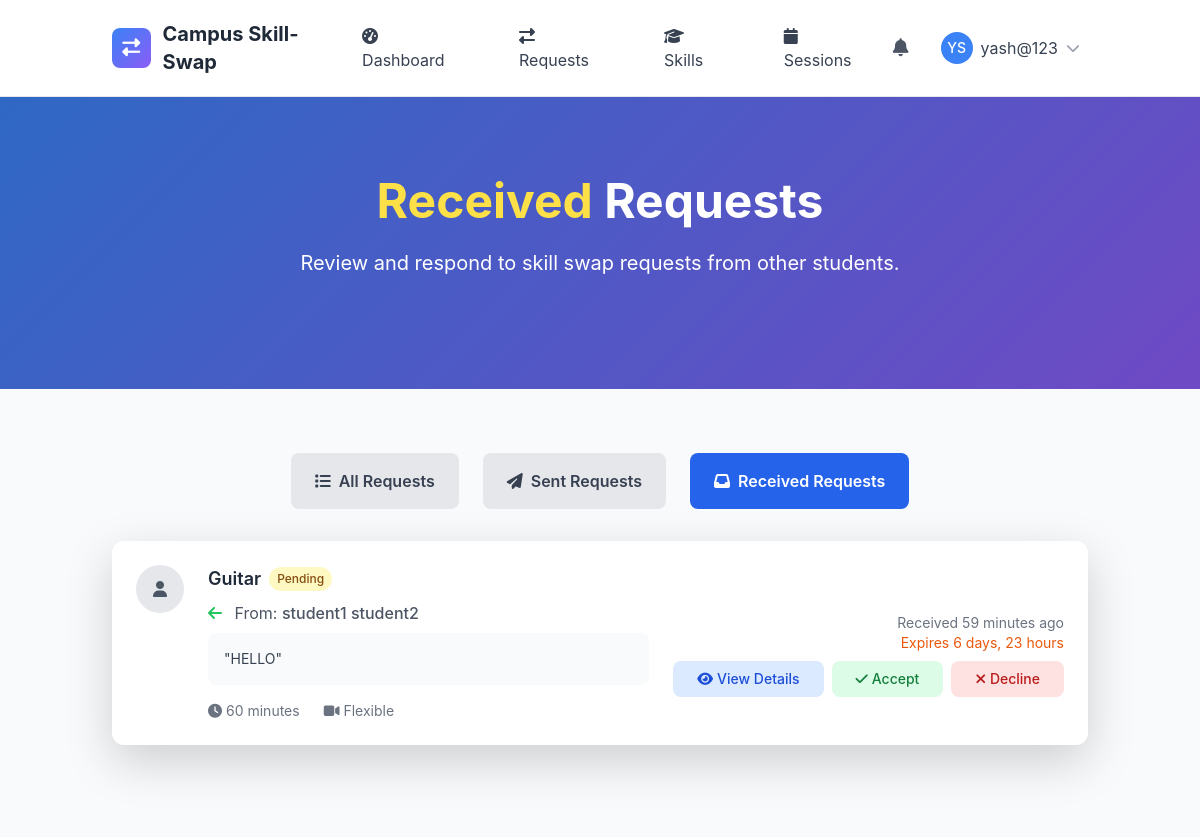
The app's page /sessions/requests/received/ (signed in) with its own data.
### skill_sessions/models.py (models this page shows, shortened)
class SkillSwapRequest(models.Model):
    STATUS_CHOICES = [
        ('pending', 'Pending'),
        ('accepted', 'Accepted'),
        ('declined', 'Declined'),
        ('cancelled', 'Cancelled'),
        ('expired', 'Expired'),
    ]
    requester = models.ForeignKey(User, on_delete=models.CASCADE, related_name='sent_requests')
    recipient = models.ForeignKey(User, on_delete=models.CASCADE, related_name='received_requests')
    offered_skill = models.ForeignKey(OfferedSkill, on_delete=models.CASCADE, related_name='swap_requests')
    desired_skill = models.ForeignKey(DesiredSkill, on_delete=models.CASCADE, related_name='swap_requests', null=True, blank=True)
    status = models.CharField(max_length=20, choices=STATUS_CHOICES, default='pending')
    message = models.TextField(blank=True, help_text="Personal message from the requester")
    proposed_duration = models.PositiveIntegerField(default=60, help_text="Proposed session duration in minutes")
    proposed_format = models.CharField(max_length=20, choices=[
        ('online', 'Online'),
        ('in_person', 'In-Person'),
        ('flexible', 'Flexible'),
    ], default='flexible')
    proposed_location = models.CharField(max_length=200, blank=True, help_text="For in-person sessions")
    created_at = models.DateTimeField(auto_now_add=True)
    updated_at = models.DateTimeField(auto_now=True)
    expires_at = models.DateTimeField()
    responded_at = models.DateTimeField(null=True, blank=True)
    response_message = models.TextField(blank=True)
    class Meta:
        ordering = ['-created_at']
        db_table = 'swaprequest'

### skills/models.py (models this page shows, shortened)
class OfferedSkill(models.Model):
    PROFICIENCY_LEVELS = [
        ('beginner', 'Beginner'),
        ('intermediate', 'Intermediate'),
        ('advanced', 'Advanced'),
        ('expert', 'Expert'),
    ]
    user = models.ForeignKey(User, on_delete=models.CASCADE, related_name='offered_skills')
    skill = models.ForeignKey(Skill, on_delete=models.CASCADE, related_name='offered_by_users')
    proficiency_level = models.CharField(max_length=20, choices=PROFICIENCY_LEVELS)
    description = models.TextField(blank=True, help_text="Describe your experience with this skill")
    years_of_experience = models.PositiveIntegerField(default=0)
    is_active = models.BooleanField(default=True)
    teaching_preference = models.CharField(max_length=20, choices=[
        ('online', 'Online Only'),
        ('in_person', 'In-Person Only'),
        ('both', 'Both Online and In-Person'),
    ], default='both')
    max_students_per_session = models.PositiveIntegerField(default=1)
    created_at = models.DateTimeField(auto_now_add=True)
    updated_at = models.DateTimeField(auto_now=True)
    total_sessions = models.PositiveIntegerField(default=0)
    average_rating = models.FloatField(default=0.0)
    class Meta:
        ordering = ['-created_at']
        unique_together = ['user', 'skill']
        db_table = 'offeredskill'

class Skill(models.Model):
    name = models.CharField(max_length=100)
    category = models.ForeignKey(SkillCategory, on_delete=models.CASCADE, related_name='skills')
    description = models.TextField(blank=True)
    is_popular = models.BooleanField(default=False)
    created_at = models.DateTimeField(auto_now_add=True)
    updated_at = models.DateTimeField(auto_now=True)
    class Meta:
        ordering = ['category__name', 'name']
        unique_together = ['name', 'category']

### skill_sessions/views.py (the view)
# urls.py: path('requests/received/', views.ReceivedRequestListView.as_view(), name='received_requests'),
class ReceivedRequestListView(LoginRequiredMixin, ListView):
    model = SkillSwapRequest
    template_name = 'skill_sessions/received_requests.html'
    context_object_name = 'requests'
    def get_queryset(self):
        return SkillSwapRequest.objects.filter(
            recipient=self.request.user
        ).select_related('requester', 'offered_skill')

### templates/skill_sessions/received_requests.html (shortened to what this page needs)
{% extends 'base.html' %}
{% load static %}
{% block content %}
<section class="gradient-bg relative overflow-hidden">
    <div class="absolute inset-0 bg-black opacity-20"></div>
    <div class="relative container mx-auto px-4 py-20">
        <div class="text-center text-white">
            <h1 class="text-4xl lg:text-5xl font-bold mb-6 leading-tight">
                <span class="text-yellow-300">Received</span> Requests
            </h1>
            <p class="text-lg lg:text-xl mb-8 max-w-3xl mx-auto">
                Review and respond to skill swap requests from other students.
            </p>
        </div>
    </div>
</section>
<section class="py-16 bg-gray-50">
    <div class="container mx-auto px-4">
        <div class="mb-8">
            <div class="flex flex-wrap gap-4 justify-center">
                <a href="{% url 'skill_sessions:request_list' %}"
                   class="px-6 py-3 bg-gray-200 text-gray-700 rounded-lg font-semibold hover:bg-gray-300 transition-colors">
                    <i class="fas fa-list mr-2"></i>All Requests
                </a>
                <a href="{% url 'skill_sessions:sent_requests' %}"
                   class="px-6 py-3 bg-gray-200 text-gray-700 rounded-lg font-semibold hover:bg-gray-300 transition-colors">
                    <i class="fas fa-paper-plane mr-2"></i>Sent Requests
                </a>
                <a href="{% url 'skill_sessions:received_requests' %}"
                   class="px-6 py-3 bg-blue-600 text-white rounded-lg font-semibold hover:bg-blue-700 transition-colors">
                    <i class="fas fa-inbox mr-2"></i>Received Requests
                </a>
            </div>
        </div>
        {% if requests %}
            <div class="space-y-6">
                {% for request in requests %}
                    <div class="bg-white rounded-xl shadow-lg p-6 hover:shadow-xl transition-shadow">
                        <div class="flex flex-col lg:flex-row lg:items-center lg:justify-between">
                            <div class="flex-1">
                                <div class="flex items-start gap-4">
                                    <div class="w-12 h-12 bg-gray-200 rounded-full flex items-center justify-center">
                                        {% if request.requester.profile.profile_picture %}
                                            <img src="{{ request.requester.profile.profile_picture.url }}"
                                                 alt="{{ request.requester.username }}"
                                                 class="w-12 h-12 rounded-full object-cover">
                                        {% else %}
                                            <i class="fas fa-user text-gray-600"></i>
                                        {% endif %}
                                    </div>
                                    <div class="flex-1">
                                        <div class="flex items-center gap-2 mb-2">
                                            <h3 class="text-lg font-semibold text-gray-800">
                                                {{ request.offered_skill.skill.name }}
                                            </h3>
                                            <span class="px-2 py-1 text-xs font-medium rounded-full
                                                {% if request.status == 'pending' %}bg-yellow-100 text-yellow-800
                                                {% elif request.status == 'accepted' %}bg-green-100 text-green-800
                                                {% elif request.status == 'declined' %}bg-red-100 text-red-800
                                                {% else %}bg-gray-100 text-gray-800{% endif %}">
                                                {{ request.get_status_display }}
                                            </span>
                                        </div>
                                        <p class="text-gray-600 mb-2">
                                            <i class="fas fa-arrow-left text-green-500 mr-2"></i>
                                            From: <span class="font-medium">{{ request.requester.get_full_name|default:request.requester.username }}</span>
                                        </p>
                                        {% if request.message %}
                                            <p class="text-gray-700 text-sm bg-gray-50 p-3 rounded-lg mb-3">
                                                "{{ request.message }}"
                                            </p>
                                        {% endif %}
                                        <div class="flex flex-wrap gap-4 text-sm text-gray-500">
                                            <span><i class="fas fa-clock mr-1"></i>{{ request.proposed_duration }} minutes</span>
                                            <span><i class="fas fa-{{ request.proposed_format|yesno:'video,map-marker' }} mr-1"></i>{{ request.get_proposed_format_display }}</span>
                                        </div>
                                    </div>
                                </div>
                            </div>
                            <div class="mt-4 lg:mt-0 lg:ml-6 flex flex-col items-end gap-2">
                                <div class="text-sm text-gray-500 text-right">
                                    <div>Received {{ request.created_at|timesince }} ago</div>
                                    {% if request.responded_at %}
                                        <div class="text-blue-600">
                                            Responded {{ request.responded_at|timesince }} ago
                                        </div>
                                    {% elif request.expires_at %}
                                        <div class="text-orange-600">
                                            Expires {{ request.expires_at|timeuntil }}
                                        </div>
                                    {% endif %}
                                </div>
                                <div class="flex gap-2">
                                    <a href="{% url 'skill_sessions:request_detail' request.pk %}"
                                       class="px-4 py-2 bg-blue-100 text-blue-700 rounded-lg text-sm font-medium hover:bg-blue-200 transition-colors">
                                        <i class="fas fa-eye mr-1"></i>View Details
                                    </a>
                                    {% if request.status == 'pending' %}
                                        <a href="{% url 'skill_sessions:request_respond' request.pk %}?action=accept"
                                           class="px-4 py-2 bg-green-100 text-green-700 rounded-lg text-sm font-medium hover:bg-green-200 transition-colors"
                                           onclick="return confirm('Are you sure you want to accept this request?')">
                                            <i class="fas fa-check mr-1"></i>Accept
                                        </a>
                                        <a href="{% url 'skill_sessions:request_respond' request.pk %}?action=decline"
                                           class="px-4 py-2 bg-red-100 text-red-700 rounded-lg text-sm font-medium hover:bg-red-200 transition-colors"
                                           onclick="return confirm('Are you sure you want to decline this request?')">
                                            <i class="fas fa-times mr-1"></i>Decline
                                        </a>
                                    {% endif %}
                                </div>
                            </div>
                        </div>
                    </div>
                {% endfor %}
            </div>
        {% endif %}
    </div>
</section>
{% endblock %}

### templates/base.html (shortened to what this page needs)
{% load static %}
<!DOCTYPE html>
<html lang="en" class="h-full">
<head>
    <script src="https://cdn.tailwindcss.com"></script>
    <link href="https://cdn.jsdelivr.net/npm/bootstrap@5.3.2/dist/css/bootstrap.min.css" rel="stylesheet">
    <link rel="stylesheet" href="https://cdnjs.cloudflare.com/ajax/libs/font-awesome/6.5.1/css/all.min.css">
</head>
<body class="bg-gray-50 h-full">
    <nav class="bg-white shadow-lg border-b">
        <div class="container mx-auto px-4">
            <div class="flex justify-between items-center py-3">
                <div class="flex items-center space-x-3">
                    <div class="w-10 h-10 gradient-bg rounded-lg flex items-center justify-center">
                        <i class="fas fa-exchange-alt text-white text-lg"></i>
                    </div>
                    <a href="{% url 'core:home' %}" class="text-xl font-bold text-gray-800 hover:text-blue-600 transition-colors">
                        Campus Skill-Swap
                    </a>
                </div>
                <div class="hidden md:flex items-center space-x-6">
                    {% if user.is_authenticated %}
                        <a href="{% url 'core:dashboard' %}" class="nav-link px-3 py-2 text-gray-700 hover:text-blue-600 transition-colors">
                            <i class="fas fa-tachometer-alt mr-2"></i>Dashboard
                        </a>
                        <a href="{% url 'core:requests' %}" class="nav-link px-3 py-2 text-gray-700 hover:text-blue-600 transition-colors">
                            <i class="fas fa-exchange-alt mr-2"></i>Requests
                        </a>
                        <a href="{% url 'skills:skill_list' %}" class="nav-link px-3 py-2 text-gray-700 hover:text-blue-600 transition-colors">
                            <i class="fas fa-graduation-cap mr-2"></i>Skills
                        </a>
                        <a href="{% url 'skill_sessions:session_management' %}" class="nav-link px-3 py-2 text-gray-700 hover:text-blue-600 transition-colors">
                            <i class="fas fa-calendar mr-2"></i>Sessions
                        </a>
                    {% endif %}
                </div>
                <div class="flex items-center space-x-4">
                    {% if user.is_authenticated %}
                        <div class="relative">
                            <button id="notificationBtn" class="relative p-2 text-gray-600 hover:text-blue-600 transition-colors">
                                <i class="fas fa-bell text-lg"></i>
                            </button>
                        </div>
                        <div class="relative">
                            <button id="userMenuBtn" class="flex items-center space-x-2 p-2 rounded-lg hover:bg-gray-100 transition-colors">
                                {% if user.profile.profile_picture %}
                                    <img src="{{ user.profile.profile_picture.url }}" alt="Profile" class="w-8 h-8 rounded-full">
                                {% else %}
                                    <div class="w-8 h-8 bg-blue-500 rounded-full flex items-center justify-center">
                                        <span class="text-white text-sm font-medium">{{ user.first_name|first|upper }}{{ user.last_name|first|upper }}</span>
                                    </div>
                                {% endif %}
                                <span class="hidden md:block text-gray-700">{{ user.username}}</span>
                                <i class="fas fa-chevron-down text-gray-400 text-sm"></i>
                            </button>
                        </div>
                    {% endif %}
                </div>
            </div>
        </div>
    </nav>
    <main class="min-h-screen">
        {% block content %}{% endblock %}
    </main>
</body>
</html>

### templates/base.html (style rules this page uses)
:root { --primary-color: #3B82F6; --secondary-color: #10B981; --accent-color: #8B5CF6; --warning-color: #F59E0B; --danger-color: #EF4444; }
body { font-family: 'Inter', -apple-system, BlinkMacSystemFont, sans-serif; }
.gradient-bg { background: linear-gradient(135deg, var(--primary-color) 0%, var(--accent-color) 100%); }

### records on screen
SkillSwapRequest: offered_skill.skill.name "Guitar", status "Pending", requester.get_full_name "student1 student2", message "HELLO", proposed_duration "60", proposed_format "Flexible", created_at "59 minutes", expires_at "6 days, 23 hours", shows "Accept"

### other values on screen
{{ user.first_name|first|upper }} "Y"
{{ user.last_name|first|upper }} "S"
{{ user.username }} "yash@123"
